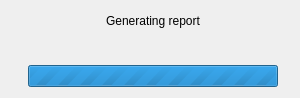
<?xml version="1.0" encoding="UTF-8"?>
<ui version="4.0">
 <class>ProgressDialog</class>
 <widget class="QDialog" name="ProgressDialog">
  <property name="geometry">
   <rect>
    <x>0</x>
    <y>0</y>
    <width>300</width>
    <height>98</height>
   </rect>
  </property>
  <property name="maximumSize">
   <size>
    <width>300</width>
    <height>150</height>
   </size>
  </property>
  <property name="windowTitle">
   <string>Dialog</string>
  </property>
  <layout class="QFormLayout" name="formLayout">
   <item row="0" column="1">
    <layout class="QHBoxLayout" name="horizontalLayout">
     <item>
      <spacer name="horizontalSpacer">
       <property name="orientation">
        <enum>Qt::Orientation::Horizontal</enum>
       </property>
       <property name="sizeHint" stdset="0">
        <size>
         <width>40</width>
         <height>20</height>
        </size>
       </property>
      </spacer>
     </item>
     <item>
      <widget class="QLabel" name="label">
       <property name="text">
        <string>Generating report</string>
       </property>
      </widget>
     </item>
     <item>
      <spacer name="horizontalSpacer_2">
       <property name="orientation">
        <enum>Qt::Orientation::Horizontal</enum>
       </property>
       <property name="sizeHint" stdset="0">
        <size>
         <width>40</width>
         <height>20</height>
        </size>
       </property>
      </spacer>
     </item>
    </layout>
   </item>
   <item row="2" column="1">
    <layout class="QHBoxLayout" name="horizontalLayout_2">
     <item>
      <spacer name="horizontalSpacer_3">
       <property name="orientation">
        <enum>Qt::Orientation::Horizontal</enum>
       </property>
       <property name="sizeHint" stdset="0">
        <size>
         <width>40</width>
         <height>20</height>
        </size>
       </property>
      </spacer>
     </item>
     <item>
      <widget class="QProgressBar" name="progressBar">
       <property name="minimumSize">
        <size>
         <width>250</width>
         <height>0</height>
        </size>
       </property>
       <property name="maximum">
        <number>0</number>
       </property>
       <property name="value">
        <number>-1</number>
       </property>
      </widget>
     </item>
     <item>
      <spacer name="horizontalSpacer_4">
       <property name="orientation">
        <enum>Qt::Orientation::Horizontal</enum>
       </property>
       <property name="sizeHint" stdset="0">
        <size>
         <width>40</width>
         <height>20</height>
        </size>
       </property>
      </spacer>
     </item>
    </layout>
   </item>
   <item row="1" column="1">
    <spacer name="verticalSpacer">
     <property name="orientation">
      <enum>Qt::Orientation::Vertical</enum>
     </property>
     <property name="sizeHint" stdset="0">
      <size>
       <width>20</width>
       <height>40</height>
      </size>
     </property>
    </spacer>
   </item>
  </layout>
 </widget>
 <resources/>
 <connections/>
</ui>
